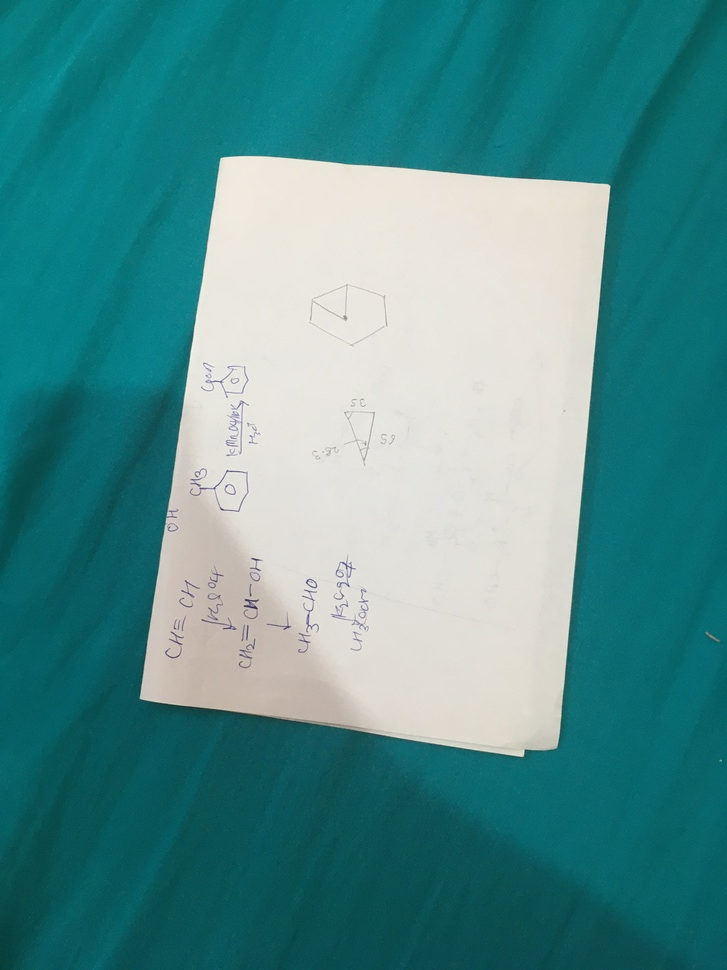
#> input picture Assignment_7/page.jpg, 727 x 970 px, shrunk from 3024 x 4032 before the run, given in place of the camera
$ python Q1.py
#> lines starting #> are read from the running program, lines starting #| are printed output that depends on the picture; after the words box and inside, x2 and y2 are one past the last pixel; in counts of white or black regions, pixels touching at a corner belong together
import cv2
import numpy as np

def nothing(x):
    pass

cap = cv2.VideoCapture(0)

cv2.namedWindow('Frame')
cv2.namedWindow('Output')

cv2.createTrackbar('HL', 'Frame',0,180,nothing)
#> slider 'HL' is set to 60
cv2.createTrackbar('SL', 'Frame',0,255,nothing)
#> slider 'SL' is set to 85
cv2.createTrackbar('VL', 'Frame',0,255,nothing)
#> slider 'VL' is set to 85

while True:
    x,frame = cap.read()
#> frame is the input picture: shape (970, 727, 3); mean B, G, R 141.6, 141.2, 79.5
    hsv = cv2.cvtColor(frame, cv2.COLOR_BGR2HSV)
#> hsv: shape (970, 727, 3); mean H, S, V 69.8, 159.9, 145.5

    hul=cv2.getTrackbarPos('HL', 'Frame')
    sal=cv2.getTrackbarPos('SL', 'Frame')
    val=cv2.getTrackbarPos('VL', 'Frame')

    lower = np.array([hul,sal,val])
    higher = np.array([180,255,255])

    mask1 = cv2.inRange(hsv, lower, higher)
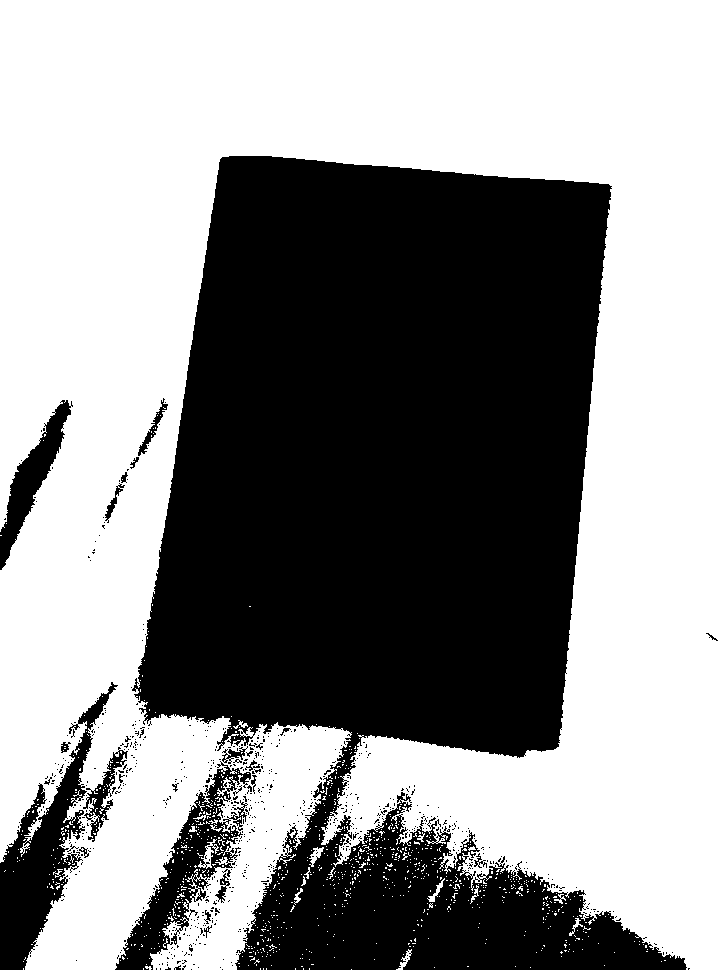
#> mask1: shape (970, 727); 57.6% white; 718 black regions (690 under 20 px)
    res = cv2.bitwise_and(frame, frame, mask=mask1)
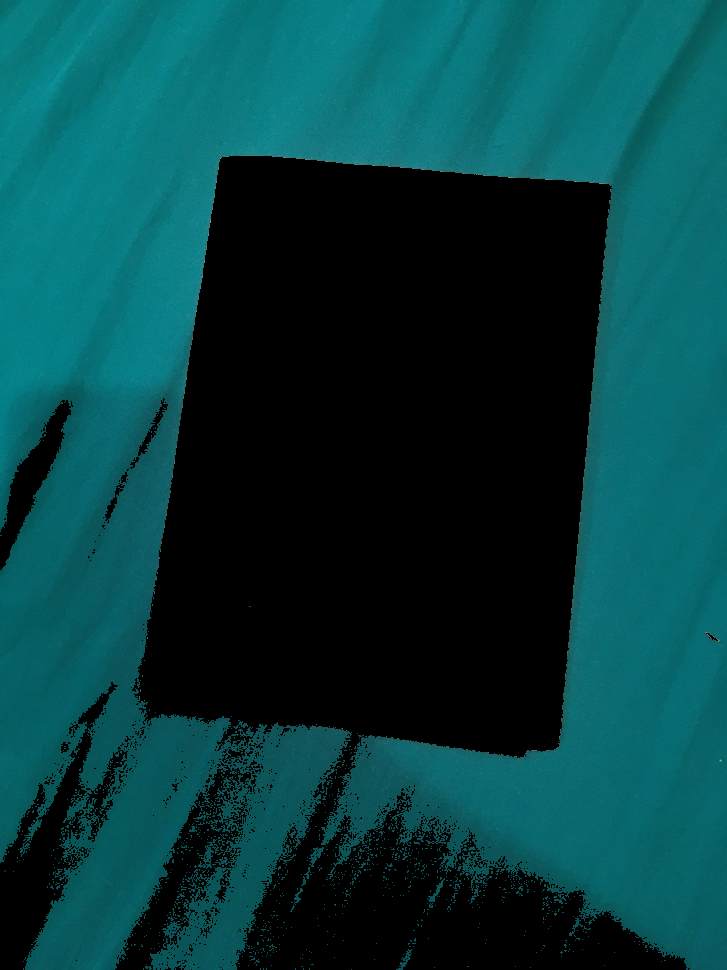
#> res: shape (970, 727, 3); mean B, G, R 64.9, 62, 5.9

    contours,hierarchy = cv2.findContours(mask1, cv2.RETR_TREE, cv2.CHAIN_APPROX_NONE)
#> contours = 2122 contours, 2062 with area under 20; largest, box (x1, y1, x2, y2) and area: (0, 0, 727, 970) 403228, (82, 749, 129, 843) 1284, (137, 397, 169, 457) 420, (104, 485, 124, 522) 208, (228, 806, 248, 828) 178
    cv2.drawContours(frame, contours, -1, (0,255,0),1)
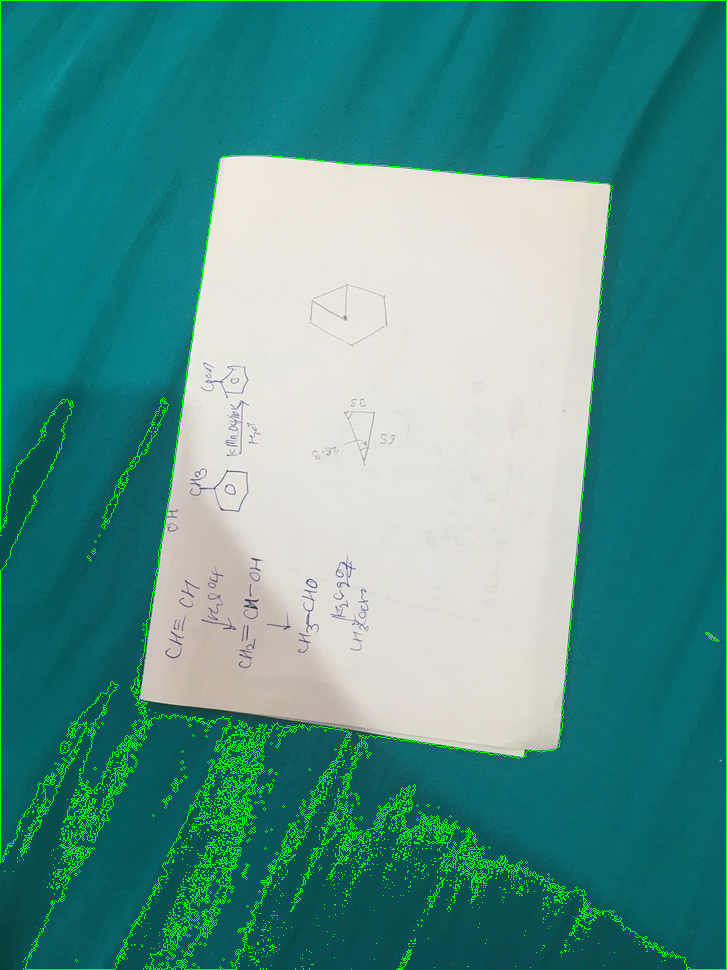
#> frame: shape (970, 727, 3); 2.82% of pixels changed, all inside (x1, y1, x2, y2) = (0, 0, 727, 970)
    cv2.imshow('Frame', frame)
    cv2.imshow('Output', res)
    if cv2.waitKey(1) & 0xFF == ord('q'):
#> (key q is pressed here)
        break
